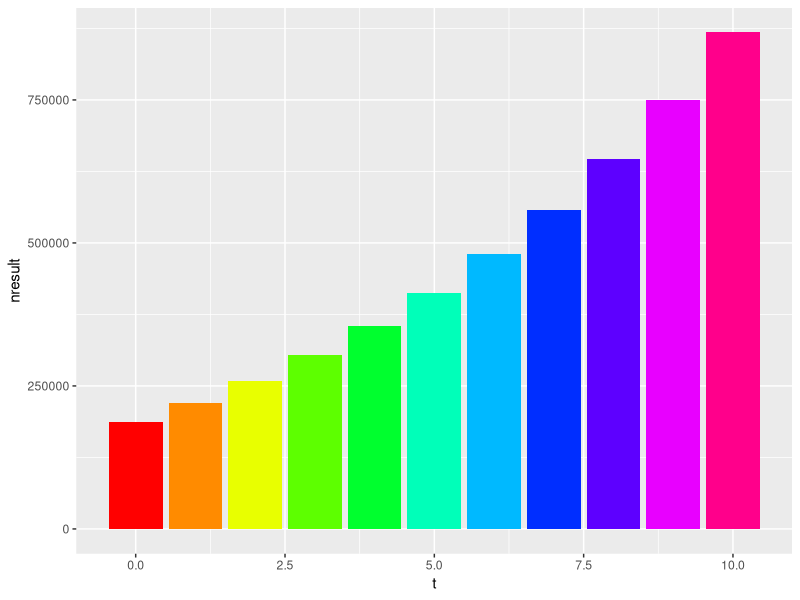
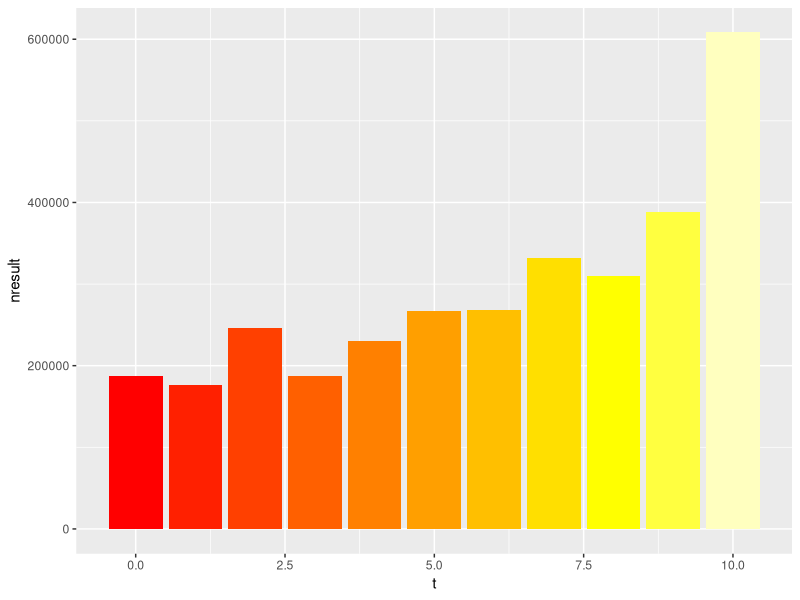
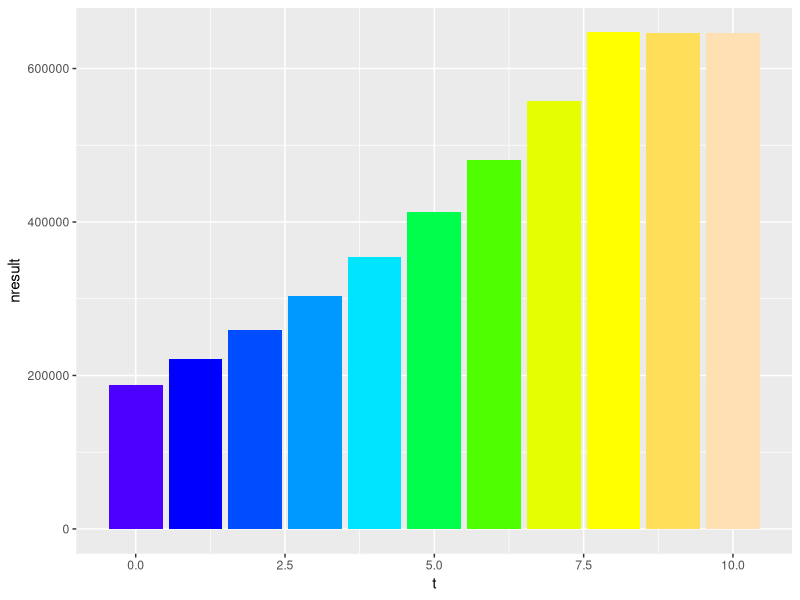

Here is the R script that generated these plots, in order:
## ---- chunk 1
# Turn off scientific notation
options(scipen=999)

# Define starting values
t <- 0
sales <- 1000000
varcosts <- sales * 0.7
fixcosts <- 50000
gresult <- sales - varcosts - fixcosts
taxes <- gresult * 0.25
nresult <- gresult - taxes

finres <- data.frame(t, sales, varcosts, fixcosts, gresult, taxes, nresult)
finres
## ---- chunk 2
# Define a function for calculating growing end values
growthcalc <- function(startvalue, rate) {
  
  endvalue <- startvalue * (1 + rate)
  return(endvalue)
  
}

# Calculate a growing independent series and combine them in data frame
growth <- 0.15
inflation <- 0.012

for (s in c(1:10)) {
  
  t <- c(t, s)
  sales <- c(sales,
             growthcalc(sales[s],
                        growth)
             )
  fixcosts <- c(fixcosts,
                growthcalc(fixcosts[s],
                           inflation)
                )
  
}

finres <- data.frame(t, sales, fixcosts)

# Calculate dependent series
library(dplyr)
finres <- mutate(finres,
                 varcosts = sales * 0.7,
                 gresult = sales - varcosts - fixcosts,
                 taxes = gresult * 0.25,
                 nresult = gresult - taxes
                 )

# Plot series
library(ggplot2)
ggplot(finres, aes(x = t, y = nresult)) +
  geom_col(fill = rainbow(max(t)+1)) +
  theme(legend.position="none")
## ---- chunk 3
# Define starting values
t <- 0
sales <- 1000000
fixcosts <- 50000

# Calculate a growing independent series and combine them in data frame with uncertainty
stdevg <- 0.20
stdevi <- 0.005

for (s in c(1:10)) {
  
  t <- c(t, s)
  sales <- c(sales,
             growthcalc(sales[s],
                        rnorm(1, mean = growth, sd = stdevg)
                        )
             )
  fixcosts <- c(fixcosts,
                growthcalc(fixcosts[s],
                           rnorm(1, mean = inflation, sd = stdevi)
                           )
                )
  
}

finres.uncertain <- data.frame(t, sales, fixcosts)

# Calculate dependent series
finres.uncertain <- mutate(finres.uncertain,
                 varcosts = sales * 0.7,
                 gresult = sales - varcosts - fixcosts,
                 taxes = gresult * 0.25,
                 nresult = gresult - taxes
                 )

# Plot series
ggplot(finres.uncertain, aes(x = t, y = nresult)) +
  geom_col(fill = heat.colors(max(t)+1)) +
  theme(legend.position="none")
## ---- chunk 4
# Function for calculating present values
presval <- function(futurevalue, discountrate, nperiods) {
  
  presentvalue <- futurevalue / (1 + discountrate)^nperiods
  
}

# Calculate present values of net results and add to data frame
discrate <- 0.05
finres.uncertain <- mutate(finres.uncertain,
                 nresult.pres = presval(nresult, discrate, t)
                 )

finres.uncertain

investment <- 4000000
netpresval <- -investment + sum(finres.uncertain$nresult.pres[-1])
## ---- chunk 5
# Define starting values
t <- 0
sales <- 1000000
fixcosts <- 50000
# Define a function for calculating growing end values

# Calculate a growing independent series and combine them in data frame
growth <- c(rep(0.15, 8), rep(0, 2))
inflation <- 0.012

for (s in c(1:10)) {
  
  t <- c(t, s)
  sales <- c(sales,
             growthcalc(sales[s],
                        growth[s])
             )
  fixcosts <- c(fixcosts,
                growthcalc(fixcosts[s],
                           inflation)
                )
  
}

finresa <- data.frame(t, sales, fixcosts)

# Calculate dependent series
library(dplyr)
finresa <- mutate(finresa,
                 varcosts = sales * 0.7,
                 gresult = sales - varcosts - fixcosts,
                 taxes = gresult * 0.25,
                 nresult = gresult - taxes
                 )

# Plot series
library(ggplot2)
ggplot(finresa, aes(x = t, y = nresult)) +
  geom_col(fill = topo.colors(max(t)+1)) +
  theme(legend.position="none")
